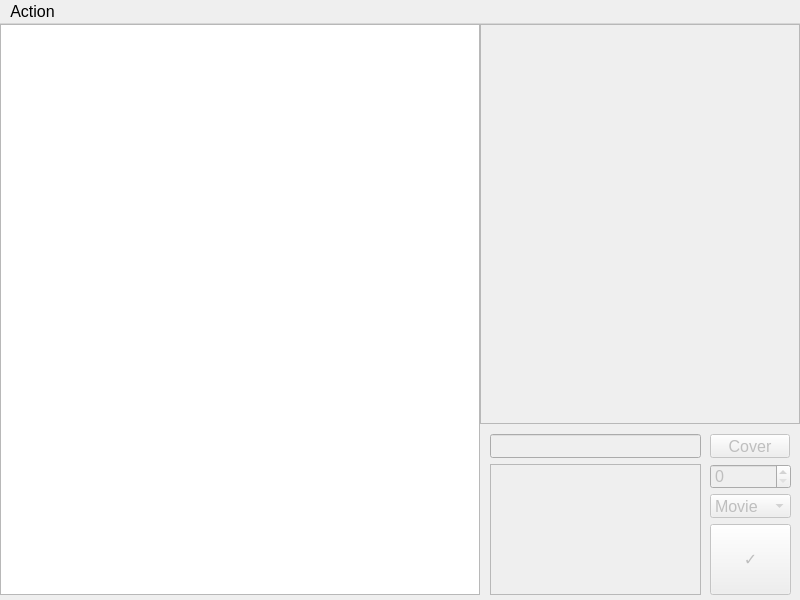
<?xml version="1.0" encoding="UTF-8"?>
<ui version="4.0">
 <class>MainWindow</class>
 <widget class="QMainWindow" name="MainWindow">
  <property name="geometry">
   <rect>
    <x>0</x>
    <y>0</y>
    <width>800</width>
    <height>600</height>
   </rect>
  </property>
  <property name="sizePolicy">
   <sizepolicy hsizetype="Fixed" vsizetype="Fixed">
    <horstretch>0</horstretch>
    <verstretch>0</verstretch>
   </sizepolicy>
  </property>
  <property name="font">
   <font>
    <pointsize>12</pointsize>
   </font>
  </property>
  <property name="acceptDrops">
   <bool>true</bool>
  </property>
  <property name="windowTitle">
   <string notr="true">TitleLibrary</string>
  </property>
  <property name="autoFillBackground">
   <bool>false</bool>
  </property>
  <property name="locale">
   <locale language="English" country="UnitedStates"/>
  </property>
  <property name="inputMethodHints">
   <set>Qt::InputMethodHint::ImhNone</set>
  </property>
  <property name="toolButtonStyle">
   <enum>Qt::ToolButtonStyle::ToolButtonIconOnly</enum>
  </property>
  <property name="animated">
   <bool>true</bool>
  </property>
  <property name="tabShape">
   <enum>QTabWidget::TabShape::Triangular</enum>
  </property>
  <property name="dockOptions">
   <set>QMainWindow::DockOption::AllowTabbedDocks|QMainWindow::DockOption::AnimatedDocks</set>
  </property>
  <widget class="QWidget" name="centralwidget">
   <widget class="QTableView" name="titlesTableView">
    <property name="geometry">
     <rect>
      <x>0</x>
      <y>0</y>
      <width>480</width>
      <height>571</height>
     </rect>
    </property>
   </widget>
   <widget class="QGraphicsView" name="imageGraphicsView">
    <property name="enabled">
     <bool>false</bool>
    </property>
    <property name="geometry">
     <rect>
      <x>480</x>
      <y>0</y>
      <width>320</width>
      <height>400</height>
     </rect>
    </property>
   </widget>
   <widget class="QLineEdit" name="nameLineEdit">
    <property name="enabled">
     <bool>false</bool>
    </property>
    <property name="geometry">
     <rect>
      <x>490</x>
      <y>410</y>
      <width>211</width>
      <height>24</height>
     </rect>
    </property>
   </widget>
   <widget class="QSpinBox" name="gradeSpinBox">
    <property name="enabled">
     <bool>false</bool>
    </property>
    <property name="geometry">
     <rect>
      <x>710</x>
      <y>440</y>
      <width>81</width>
      <height>25</height>
     </rect>
    </property>
    <property name="maximum">
     <number>10</number>
    </property>
   </widget>
   <widget class="QTextEdit" name="descTextEdit">
    <property name="enabled">
     <bool>false</bool>
    </property>
    <property name="geometry">
     <rect>
      <x>490</x>
      <y>440</y>
      <width>211</width>
      <height>131</height>
     </rect>
    </property>
    <property name="placeholderText">
     <string/>
    </property>
   </widget>
   <widget class="QPushButton" name="applyButton">
    <property name="enabled">
     <bool>false</bool>
    </property>
    <property name="geometry">
     <rect>
      <x>710</x>
      <y>500</y>
      <width>81</width>
      <height>71</height>
     </rect>
    </property>
    <property name="text">
     <string notr="true">✓</string>
    </property>
   </widget>
   <widget class="QComboBox" name="typeComboBox">
    <property name="enabled">
     <bool>false</bool>
    </property>
    <property name="geometry">
     <rect>
      <x>710</x>
      <y>470</y>
      <width>81</width>
      <height>24</height>
     </rect>
    </property>
    <property name="acceptDrops">
     <bool>true</bool>
    </property>
    <item>
     <property name="text">
      <string>Movie</string>
     </property>
    </item>
    <item>
     <property name="text">
      <string>Series</string>
     </property>
    </item>
    <item>
     <property name="text">
      <string>Game</string>
     </property>
    </item>
    <item>
     <property name="text">
      <string>Anime</string>
     </property>
    </item>
    <item>
     <property name="text">
      <string>Manga</string>
     </property>
    </item>
    <item>
     <property name="text">
      <string>Book</string>
     </property>
    </item>
   </widget>
   <widget class="QPushButton" name="chooseCoverButton">
    <property name="enabled">
     <bool>false</bool>
    </property>
    <property name="geometry">
     <rect>
      <x>710</x>
      <y>410</y>
      <width>80</width>
      <height>24</height>
     </rect>
    </property>
    <property name="text">
     <string>Cover</string>
    </property>
   </widget>
   <widget class="QLabel" name="coverFileLabel">
    <property name="enabled">
     <bool>true</bool>
    </property>
    <property name="geometry">
     <rect>
      <x>740</x>
      <y>380</y>
      <width>49</width>
      <height>16</height>
     </rect>
    </property>
    <property name="text">
     <string/>
    </property>
   </widget>
   <widget class="QLabel" name="idLabel">
    <property name="geometry">
     <rect>
      <x>670</x>
      <y>370</y>
      <width>49</width>
      <height>16</height>
     </rect>
    </property>
    <property name="text">
     <string/>
    </property>
   </widget>
  </widget>
  <widget class="QMenuBar" name="menubar">
   <property name="geometry">
    <rect>
     <x>0</x>
     <y>0</y>
     <width>800</width>
     <height>26</height>
    </rect>
   </property>
   <widget class="QMenu" name="menuAdd">
    <property name="title">
     <string>Action</string>
    </property>
   </widget>
   <addaction name="menuAdd"/>
  </widget>
 </widget>
 <resources/>
 <connections/>
</ui>
